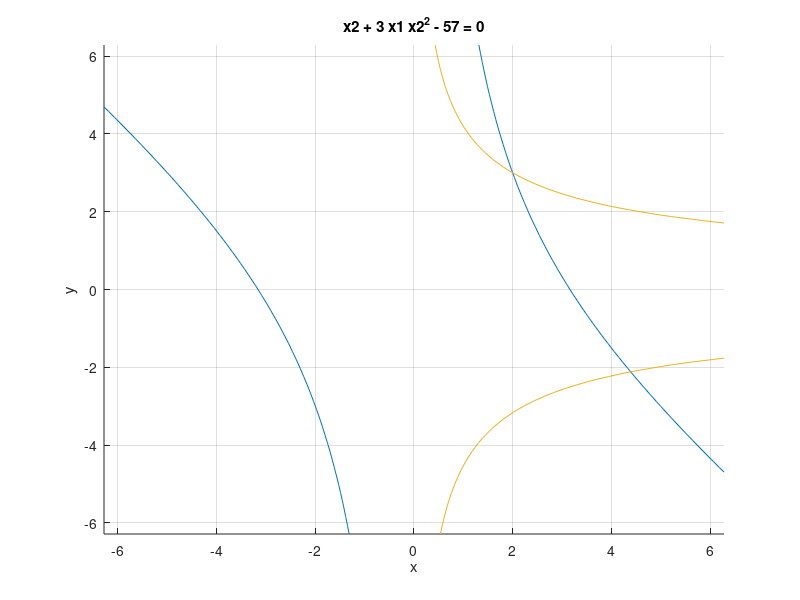

The MATLAB script that drew this image: (Note: this script raises an error after producing the figure.)
clc;
clear all;
close all;

f1 = 'x1 ^ 2 + x1 * x2 - 10';
f2 = 'x2 + 3 * x1 * x2 ^ 2 - 57';

hold on;
grid on;
ezplot(f1);
ezplot(f2);
xlabel('x');
ylabel('y');
legend({f1, f2}, 'Location', 'ne');
grid off;